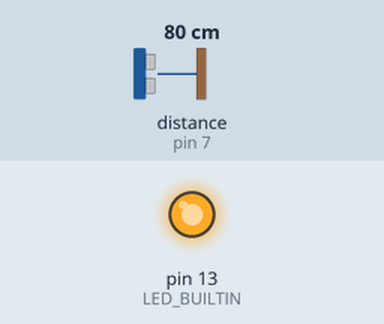
This sketch was run on a simulated Arduino Uno, built with avr-gcc and run on an emulated ATmega328P. On the bench: output pins drawn as LEDs (lit = HIGH). Wiring (inferred from the names in the program): ultrasonic range finder: trigger pin 8; echo pin 7. Inputs (shaded band) come from the test bench; at power-on: distance to the obstacle (sensor on pin 7) 80 cm. The echo pulse lasts 58.3 µs per cm; pins used as bus, display or sensor lines are not drawn; what the sketch prints to the serial monitor is not drawn.

Above: at 0.5 s.
At 6.0 s:
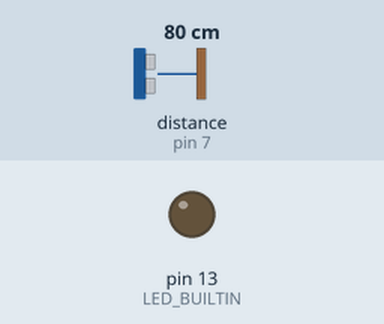
Timing chart, 0 to 14.3 s (numbered marks = the images above):
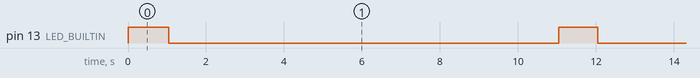

Measured:
- by itself, pin 13 (LED_BUILTIN): alternates HIGH for 1.0 s and LOW for 10.0 s

The sketch:

sleep.ino
```cpp
// ---------------------------------------------------------------- //
// Arduino Ultrasoninc Sensor HC-SR04
// Written be Beverly Owino
// Using Arduino IDE 1.8.7
// Using HC-SR04 Module
// Tested on 27 July 2021
// ---------------------------------------------------------------- //

#include <HCSR04.h>

#include <LowPower.h>


#define echoPin 7 // attach pin D7 Arduino to pin Echo of HC-SR04
#define trigPin 8 //attach pin D8 Arduino to pin Trig of HC-SR04

// defines variables
long duration; // variable for the duration of sound wave travel
int distance; // variable for the distance measurement

void setup() {
  pinMode(trigPin, OUTPUT); // Sets the trigPin as an OUTPUT
  pinMode(echoPin, INPUT); // Sets the echoPin as an INPUT
  pinMode(LED_BUILTIN,OUTPUT);
  digitalWrite(LED_BUILTIN,LOW);
  Serial.begin(9600); // // Serial Communication is starting with 9600 of baudrate speed
  Serial.println("Ultrasonic Sensor HC-SR04 Test"); // print some text in Serial Monitor
  Serial.println("with Arduino UNO R3");
}
void loop() {
  digitalWrite(LED_BUILTIN,HIGH);
  // Clears the trigPin condition
  digitalWrite(trigPin, LOW);
  delayMicroseconds(2);
  // Sets the trigPin HIGH (ACTIVE) for 10 microseconds
  digitalWrite(trigPin, HIGH);
  delayMicroseconds(10);
  digitalWrite(trigPin, LOW);
  // Reads the echoPin, returns the sound wave travel time in microseconds
  duration = pulseIn(echoPin, HIGH);
  // Calculating the distance
  distance = duration * 0.034 / 2; // Speed of sound wave divided by 2 (go and back)
  // Displays the distance on the Serial Monitor
  Serial.print("Distance: ");
  Serial.print(distance);
  Serial.println(" cm");

  Serial.println("Arduino:- I am going for a Nap");
  delay(1000);

  digitalWrite(LED_BUILTIN,LOW);
  LowPower.idle(SLEEP_8S, ADC_OFF, TIMER2_OFF, TIMER1_OFF, TIMER0_OFF,
                 SPI_OFF, USART0_OFF, TWI_OFF);
  Serial.println("Arduino:- Hey I just Woke up");
  Serial.println("");
  delay(2000);
}
```
